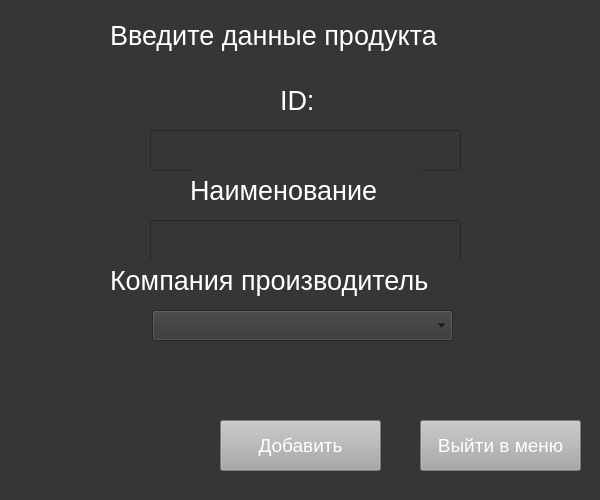
<?xml version="1.0" encoding="UTF-8"?>
<ui version="4.0">
 <class>director</class>
 <widget class="QWidget" name="director">
  <property name="geometry">
   <rect>
    <x>0</x>
    <y>0</y>
    <width>600</width>
    <height>500</height>
   </rect>
  </property>
  <property name="windowTitle">
   <string>Form</string>
  </property>
  <property name="styleSheet">
   <string notr="true">background-color: rgb(54,54,54)</string>
  </property>
  <widget class="QLabel" name="label">
   <property name="geometry">
    <rect>
     <x>110</x>
     <y>0</y>
     <width>411</width>
     <height>71</height>
    </rect>
   </property>
   <property name="styleSheet">
    <string notr="true">color:rgb(255,255,255);
font-size:20pt</string>
   </property>
   <property name="text">
    <string>Введите данные продукта</string>
   </property>
  </widget>
  <widget class="QLineEdit" name="id">
   <property name="geometry">
    <rect>
     <x>150</x>
     <y>130</y>
     <width>311</width>
     <height>41</height>
    </rect>
   </property>
   <property name="styleSheet">
    <string notr="true">font-size:14pt;
color:rgb(243,243,243)</string>
   </property>
  </widget>
  <widget class="QLineEdit" name="name">
   <property name="geometry">
    <rect>
     <x>150</x>
     <y>220</y>
     <width>311</width>
     <height>41</height>
    </rect>
   </property>
   <property name="styleSheet">
    <string notr="true">font-size:14pt;
color:rgb(243,243,243)</string>
   </property>
  </widget>
  <widget class="QPushButton" name="exit">
   <property name="geometry">
    <rect>
     <x>420</x>
     <y>420</y>
     <width>161</width>
     <height>51</height>
    </rect>
   </property>
   <property name="styleSheet">
    <string notr="true">background-color:rgb(167,168,167);
font-size:14pt;
color:rgb(255,255,255)</string>
   </property>
   <property name="text">
    <string>Выйти в меню</string>
   </property>
  </widget>
  <widget class="QPushButton" name="add_button">
   <property name="geometry">
    <rect>
     <x>220</x>
     <y>420</y>
     <width>161</width>
     <height>51</height>
    </rect>
   </property>
   <property name="styleSheet">
    <string notr="true">background-color:rgb(167,168,167);
font-size:14pt;
color:rgb(255,255,255)</string>
   </property>
   <property name="text">
    <string>Добавить</string>
   </property>
  </widget>
  <widget class="QLabel" name="label_2">
   <property name="geometry">
    <rect>
     <x>280</x>
     <y>80</y>
     <width>51</width>
     <height>41</height>
    </rect>
   </property>
   <property name="styleSheet">
    <string notr="true">color:rgb(255,255,255);
font-size:20pt</string>
   </property>
   <property name="text">
    <string>ID:</string>
   </property>
  </widget>
  <widget class="QLabel" name="label_3">
   <property name="geometry">
    <rect>
     <x>190</x>
     <y>170</y>
     <width>231</width>
     <height>41</height>
    </rect>
   </property>
   <property name="styleSheet">
    <string notr="true">color:rgb(255,255,255);
font-size:20pt</string>
   </property>
   <property name="text">
    <string>Наименование</string>
   </property>
  </widget>
  <widget class="QLabel" name="message_label">
   <property name="geometry">
    <rect>
     <x>150</x>
     <y>350</y>
     <width>311</width>
     <height>51</height>
    </rect>
   </property>
   <property name="styleSheet">
    <string notr="true">color:rgb(255,255,255);
font-size:16pt</string>
   </property>
   <property name="text">
    <string/>
   </property>
  </widget>
  <widget class="QLabel" name="label_4">
   <property name="geometry">
    <rect>
     <x>110</x>
     <y>260</y>
     <width>391</width>
     <height>41</height>
    </rect>
   </property>
   <property name="styleSheet">
    <string notr="true">color:rgb(255,255,255);
font-size:20pt</string>
   </property>
   <property name="text">
    <string>Компания производитель</string>
   </property>
  </widget>
  <widget class="QComboBox" name="companyBox">
   <property name="geometry">
    <rect>
     <x>152</x>
     <y>310</y>
     <width>301</width>
     <height>31</height>
    </rect>
   </property>
  </widget>
 </widget>
 <resources/>
 <connections/>
</ui>
